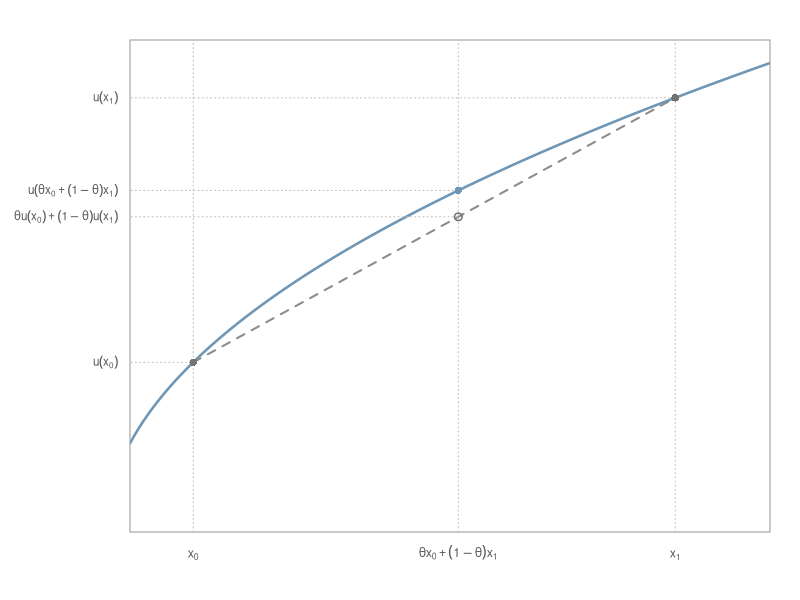
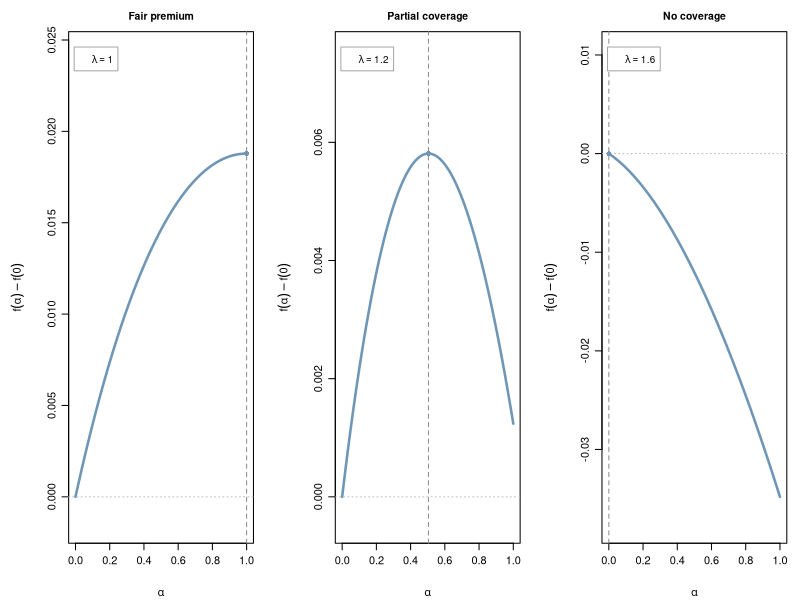
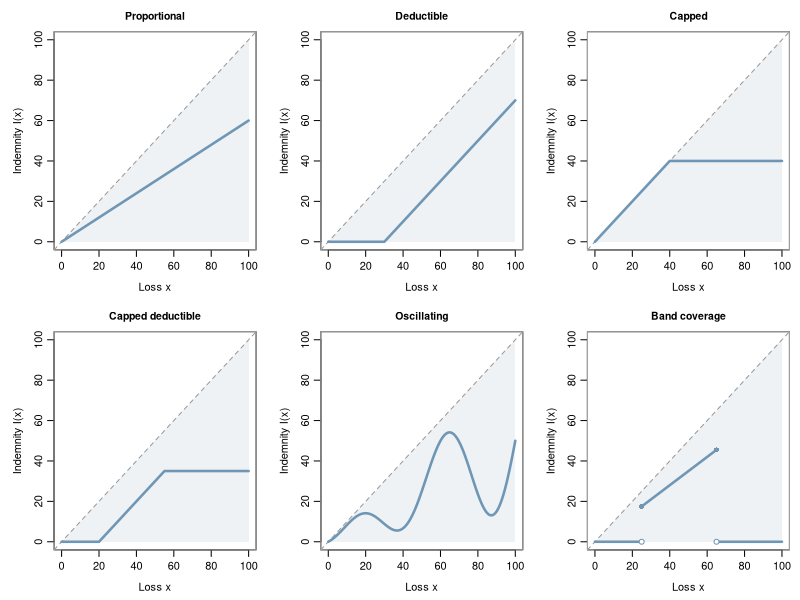

The R script that drew these images, in order:
## ---- chunk 1
#| label: fig-concave-utility
#| echo: false
#| warning: false
#| message: false
#| fig-width: 7
#| fig-height: 4.6
#| fig-cap: "The utility of an average wealth lies above the corresponding average utility because of concavity."
#| fig-alt: "Increasing concave utility curve with a chord between two points and dotted guides showing x0, x1, the intermediate wealth and the corresponding utility levels."

x <- seq(0.15, 4.2, length.out = 500)
u <- sqrt(x)

x0 <- 0.55
x1 <- 3.60
theta <- 0.45

xm <- theta * x0 + (1 - theta) * x1

u0 <- sqrt(x0)
u1 <- sqrt(x1)
um <- sqrt(xm)

uchord <- theta * u0 + (1 - theta) * u1

ylim <- c(0, 2.15)

op <- par(
  mar = c(3.4, 6.5, 2.0, 1.5),
  xaxs = "i",
  yaxs = "i"
)

plot(
  x, u,
  type = "l",
  lwd = 2.5,
  col = "#6f97b5",
  xlab = "",
  ylab = "",
  axes = FALSE,
  ylim = ylim
)

# x-axis labels
axis(
  1,
  at = c(x0, xm, x1),
  labels = c(
    expression(x[0]),
    expression(theta*x[0] + (1-theta)*x[1]),
    expression(x[1])
  ),
  tick = FALSE,
  line = -0.4,
  cex.axis = 0.75,
  col.axis = "grey35"
)

# y-axis labels
axis(
  2,
  at = c(u0, uchord, um, u1),
  labels = c(
    expression(u(x[0])),
    expression(theta*u(x[0]) + (1-theta)*u(x[1])),
    expression(u(theta*x[0] + (1-theta)*x[1])),
    expression(u(x[1]))
  ),
  tick = FALSE,
  las = 1,
  line = -0.4,
  cex.axis = 0.70,
  col.axis = "grey35"
)

box(col = "grey60")

# chord
segments(
  x0, u0,
  x1, u1,
  lwd = 2,
  lty = 2,
  col = "grey55"
)

# vertical dotted guides
abline(
  v = c(x0, xm, x1),
  lty = 3,
  col = "grey75"
)

# horizontal dotted guides
segments(
  0, u0,
  x0, u0,
  lty = 3,
  col = "grey75"
)

segments(
  0, u1,
  x1, u1,
  lty = 3,
  col = "grey75"
)

segments(
  0, um,
  xm, um,
  lty = 3,
  col = "grey75"
)

segments(
  0, uchord,
  xm, uchord,
  lty = 3,
  col = "grey75"
)

# points defining the chord
points(
  c(x0, x1),
  c(u0, u1),
  pch = 16,
  col = "grey45"
)

# point on the utility curve
points(
  xm, um,
  pch = 16,
  col = "#6f97b5"
)

# corresponding point on the chord
points(
  xm, uchord,
  pch = 1,
  lwd = 1.5,
  col = "grey45"
)

par(op)

## ---- chunk 2
#| label: fig-proportional-demand
#| echo: false
#| warning: false
#| message: false
#| fig-width: 10
#| fig-height: 4.2
#| fig-cap: "Expected utility under proportional insurance: fair pricing gives full coverage, a moderate loading gives partial coverage, and a sufficiently high loading gives no coverage. Each curve is shifted by its value at zero coverage. Illustration with logarithmic utility, w = 100, and a loss of 40 with probability 0.2."
#| fig-alt: "Three strictly concave expected utility curves. Their maxima occur respectively at full coverage, an interior coverage level, and zero coverage."

alpha <- seq(0, 1, length.out = 501)
w <- 100
S <- 40
p <- 0.2
m <- p * S
loads <- c(1, 1.2, 1.6)
titles <- c("Fair premium", "Partial coverage", "No coverage")
op <- par(mfrow = c(1, 3), mar = c(4.3, 5.2, 2.4, 1.0), mgp = c(3.2, 0.8, 0))
for (j in seq_along(loads)) {
  lam <- loads[j]
  objective <- function(a) {
    (1-p) * log(w-lam*a*m) + p * log(w-S+a*S-lam*a*m)
  }
  values <- vapply(alpha, objective, numeric(1)) - objective(0)
  candidates <- c(0, optimize(objective, c(0, 1), maximum = TRUE)$maximum, 1)
  best <- candidates[which.max(vapply(candidates, objective, numeric(1)))]
  plot(alpha, values, type = "l", lwd = 2.5, col = "#6f97b5",
       xlab = expression(alpha), ylab = expression(f(alpha)-f(0)),
       main = titles[j], cex.main = 0.95,
       ylim = range(values) + c(-0.08, 0.30) * diff(range(values)))
  abline(h = 0, col = "grey75", lty = 3)
  abline(v = best, col = "grey55", lty = 2)
  points(best, objective(best)-objective(0), pch = 16, col = "#6f97b5")
  legend("topleft", legend = bquote(lambda == .(lam)),
         bty = "o", bg = "white", box.col = "grey65", inset = 0.03, cex = 0.9)
}
par(op)
## ---- chunk 3
#| label: fig-indemnity-functions
#| echo: false
#| warning: false
#| message: false
#| fig-width: 9
#| fig-height: 6.8
#| fig-cap: "Examples of admissible indemnities. Every curve lies between zero and the dashed full-insurance line I(x) = x. The last two examples satisfy the model's constraints even though reimbursement need not increase with the loss. All amounts are in arbitrary monetary units."
#| fig-alt: "Six indemnity curves: proportional insurance, a deductible, capped insurance, a capped deductible, an oscillating indemnity and a contract paying only for an intermediate band of losses. Each lies between zero and the loss."

loss_grid <- seq(0, 100, length.out = 1001)
indemnities <- list(
  function(x) 0.6 * x,
  function(x) pmax(x - 30, 0),
  function(x) pmin(x, 40),
  function(x) pmin(pmax(x - 20, 0), 35),
  function(x) x * (0.5 + 0.35 * sin(pi * x / 25)),
  function(x) ifelse(x >= 25 & x <= 65, 0.7 * x, 0)
)
contract_titles <- c("Proportional", "Deductible", "Capped",
                     "Capped deductible", "Oscillating", "Band coverage")
op <- par(mfrow = c(2, 3), mar = c(3.8, 4.1, 2.4, 0.8),
          mgp = c(2.3, 0.7, 0))
for (j in seq_along(indemnities)) {
  payment <- indemnities[[j]](loss_grid)
  stopifnot(all(payment >= 0), all(payment <= loss_grid))
  plot(loss_grid, payment, type = "n", xlim = c(0, 100), ylim = c(0, 100),
       xlab = "Loss x", ylab = "Indemnity I(x)",
       main = contract_titles[j], cex.main = 0.95)
  polygon(c(0, 100, 100), c(0, 0, 100), col = "#eef2f5", border = NA)
  abline(a = 0, b = 1, col = "grey60", lty = 2)
  if (j < 6) {
    lines(loss_grid, payment, col = "#6f97b5", lwd = 2.5)
  } else {
    # Draw the jumps explicitly rather than joining them by sloping lines.
    segments(c(0, 25, 65), c(0, 17.5, 0),
             c(25, 65, 100), c(0, 45.5, 0), col = "#6f97b5", lwd = 2.5)
    points(c(25, 65), c(17.5, 45.5), pch = 16, col = "#6f97b5")
    points(c(25, 65), c(0, 0), pch = 21, bg = "white", col = "#6f97b5")
  }
  box(col = "grey65")
}
par(op)
